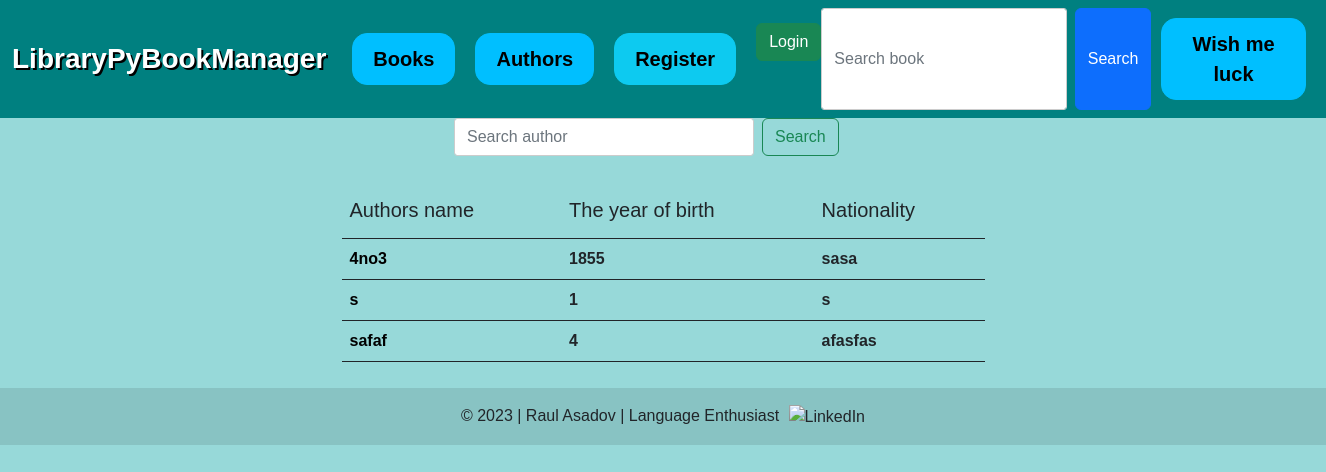
Page /library/authors/ on the earlier database version.
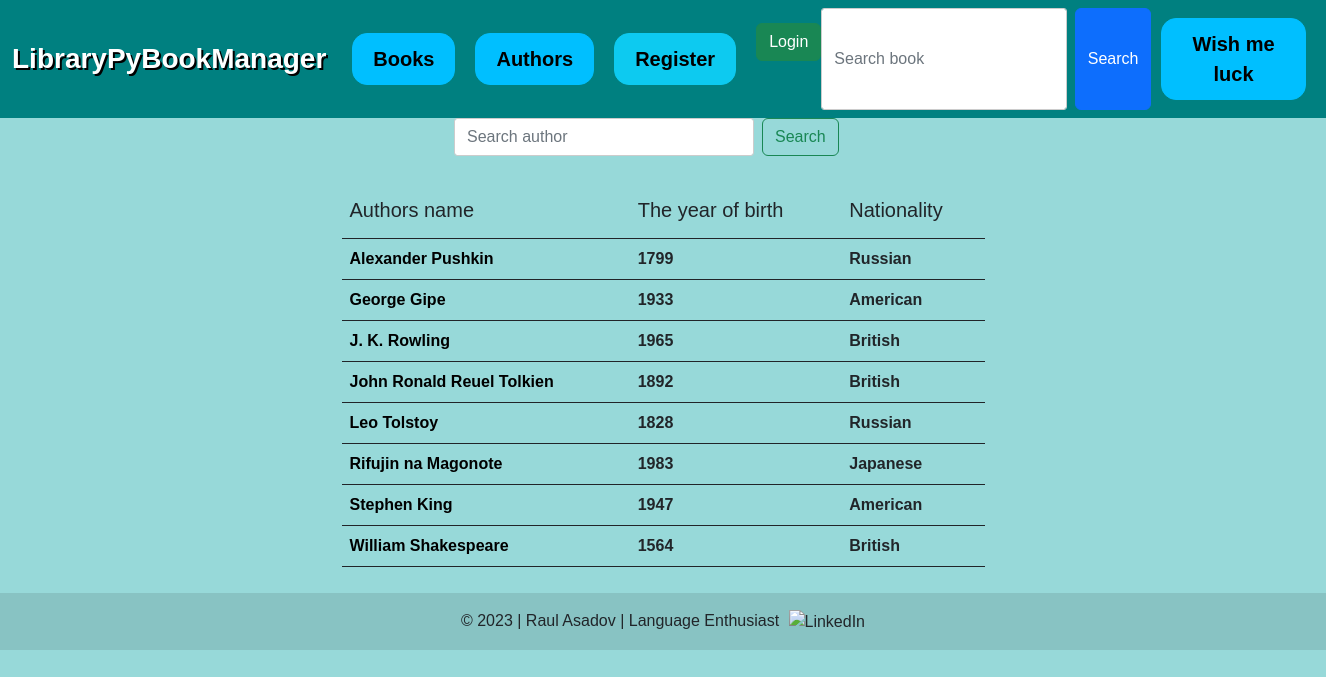
Same page on the later database version.
### base/models.py (models this page shows, shortened)
class Author(models.Model):
    name = models.CharField(max_length=100)
    books = models.ManyToManyField('Ebook', related_name='authors', blank=True)
    birth_year = models.IntegerField()  # Author's birth year
    nationality = models.CharField(max_length=64)  # Author's nationality

### base/views.py (the view)
# urls.py: path('authors/', views.display_authors, name='display_authors'),
def display_authors(request):
    if request.method == "POST":
        search = request.POST.get('searchedauthor')
        author_list = Author.objects.filter(name__contains=search)
        authors_dict = {'author_records': author_list}
        return render(request, 'base/authors.html', context=authors_dict)
    elif request.method == "GET":
        author_list = Author.objects.order_by('name')
        authors_dict = {'author_records': author_list}
        return render(request, 'base/authors.html', context=authors_dict)

### base/templates/base/authors.html (shortened to what this page needs)
{% extends 'base/base.html' %}
{% block body_block %}
    <div class="container-fluid">
        <div class="row">
            <form class="d-flex col-md-4 offset-md-4" role="search" method="post">
                <input class="form-control me-2" type="search" placeholder="Search author" aria-label="Search" name="searchedauthor">
                <button class="btn btn-outline-success" type="submit">Search</button>
            </form>
        </div>
    </div>
    <br>
    <div class="center">
        {% if author_records %}
            <table class="table border-dark table-hover background-table">
                <thead>
                    <th scope="col"><h5>Authors name</h5></th>
                    <th scope="col"><h5>The year of birth</h5></th>
                    <th scope="col"><h5>Nationality</h5></th>
                </thead>
                <tbody>
                {% for author in author_records %}
                    <tr>
                        <td><b><a href="{% url 'base:author_profile' author.name %}">{{ author.name }}</a></b></td>
                        <td><b>{{ author.birth_year }}</b></td>
                        <td><b>{{ author.nationality }}</b></td>
                    </tr>
                {% endfor %}
                </tbody>
            </table>
        {% else %}
        <p>No authors are currently in the database</p>
        {% endif %}
    </div>
{% endblock %}

### base/templates/base/base.html (shortened to what this page needs)
<!DOCTYPE html>
<html lang="en">
{% load static %}
<head>
    <link href="https://cdn.jsdelivr.net/npm/bootstrap@5.2.2/dist/css/bootstrap.min.css" rel="stylesheet"
>
    <link rel="stylesheet" href="{% static 'css/styles.css' %}">
</head>
<body id="background-base">
    <nav class="navbar navbar-expand-lg">
        <div class="container-fluid ml-auto">
            <a class="navbar-brand" href="{% url 'index' %}">
                LibraryPyBookManager
            </a>
            <div class="collapse navbar-collapse" id="navbarSupportedContent">
                <ul class="navbar-nav me-auto mb-2 mb-lg-0">
                    <li class="nav-item">
                        <a class="special-button btn btn-primary" href="{% url 'base:display_books' %}">Books</a>
                    </li>
                    <li class="nav-item">
                        <li class="nav-item">
                            <a class="special-button btn btn-primary" href="{% url 'base:display_authors' %}">Authors</a>
                        </li>
                    </li>
                    <li class="nav-item">
                        <a class="special-button btn btn-info" href="{% url 'base:register' %}">Register</a>
                    </li>
                    {% if user.is_authenticated %}
                    <li class="nav-item">
                        <a class="navbar-link btn btn-success" href="{% url 'base:user_profile' %}">Profile</a>
                    </li>
                    <li class="nav-item">
                        <a class="navbar-link btn btn-danger" href="{% url 'base:user_logout' %}" role="button">Logout</a>
                    </li>
                {% else %}
                    <li class="nav-item">
                        <a class="navbar-link btn btn-success" href="{% url 'base:user_login' %}" role="button">Login</a>
                    </li>
                {% endif %}
                </ul>
                <form class="d-flex" role="search">
                    <input class="form-control me-2" type="search" placeholder="Search book" aria-label="Search">
                    <button class="btn btn-primary" type="submit">Search</button>
                    <a class="special-button btn btn-primary" href="{% url 'base:random_authors' %}">Wish me luck</a>
                </form>
            </div>
        </div>
    </nav>
    <div>
        {% block body_block %}
        {% endblock %}
    </div>
    <footer>
        <div class="text-center p-3" style="background-color: rgba(0, 0, 0, 0.1);">
            &copy; 2023 | Raul Asadov | Language Enthusiast
            <a class="text-dark" href="https://www.linkedin.com/in/raul-asadov-b2083a255/">
                <img src="https://static.licdn.com/sc/h/5bukxbhy9xsil5mb7c2wulfbx" alt="LinkedIn" style="width: 20px; height: 20px; vertical-align: middle; margin-left: 5px;">
            </a>
        </div>
    </footer>
</body>
</html>

### static/css/styles.css (style rules this page uses)
html { height: 100%; }
body { min-height: 100%; font-family: sans-serif; padding: 0px; padding-bottom: 60px; background-color: #97d9d9; }
a { text-decoration: none; color: black; }
.center { margin: auto; width: 50%; padding: 10px; }
.navbar { background-color: #008080; color: #fff; }
.navbar-link { margin-left: 10px; color: #fff; text-decoration: none; transition: color 0.3s; }
.form-control { width: 300px; background-color: #fff; border: 1px solid #ccc; border-radius: 3px; }
.special-button { font-weight: bold; font-size: 20px; margin: 10px; border-radius: 15px; padding: 10px 20px; }
.special-button.btn-primary { background-color: #00bfff; border-color: #00bfff; color: #000000; text-shadow: none; transition: background-color 0.3s; }
.navbar-brand { font-size: 28px; font-weight: bold; color: #fff; text-shadow: 2px 2px #000; animation: heartbeat 6s linear infinite; transform-origin: center; }

Differences in the rows shown:
removed Author: name "4no3", birth_year "1855", nationality "sasa"
removed Author: name "s", birth_year "1", nationality "s"
removed Author: name "safaf", birth_year "4", nationality "afasfas"
added Author: name "Alexander Pushkin", birth_year "1799", nationality "Russian"
added Author: name "George Gipe", birth_year "1933", nationality "American"
added Author: name "J. K. Rowling", birth_year "1965", nationality "British"
added Author: name "John Ronald Reuel Tolkien", birth_year "1892", nationality "British"
added Author: name "Leo Tolstoy", birth_year "1828", nationality "Russian"
added Author: name "Rifujin na Magonote", birth_year "1983", nationality "Japanese"
added Author: name "Stephen King", birth_year "1947", nationality "American"
added Author: name "William Shakespeare", birth_year "1564", nationality "British"
